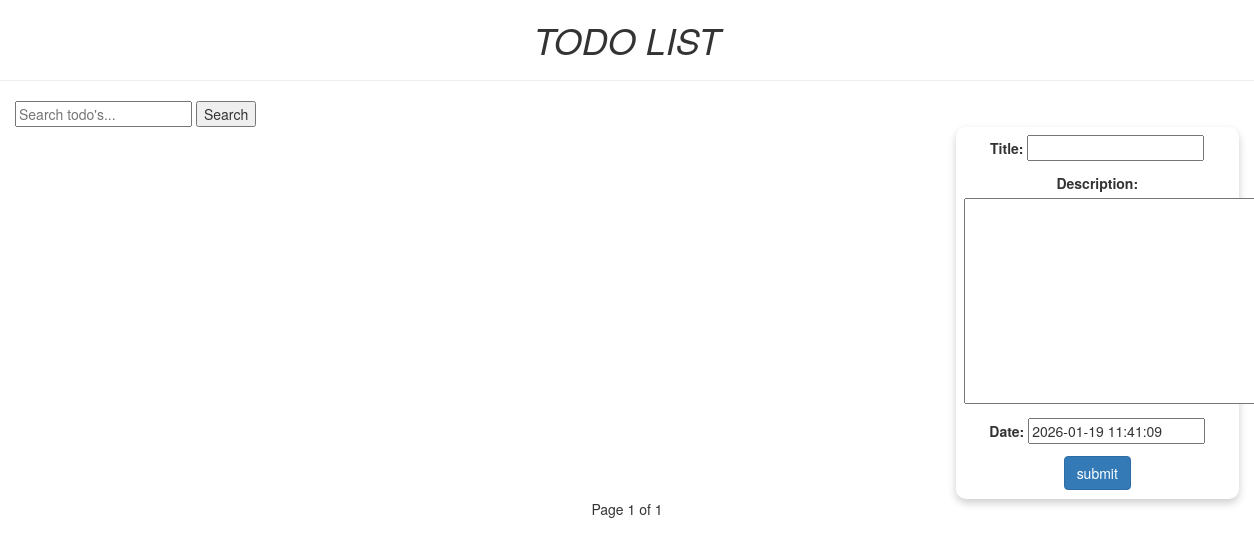
The page /todo_list/ on the database as committed earlier.
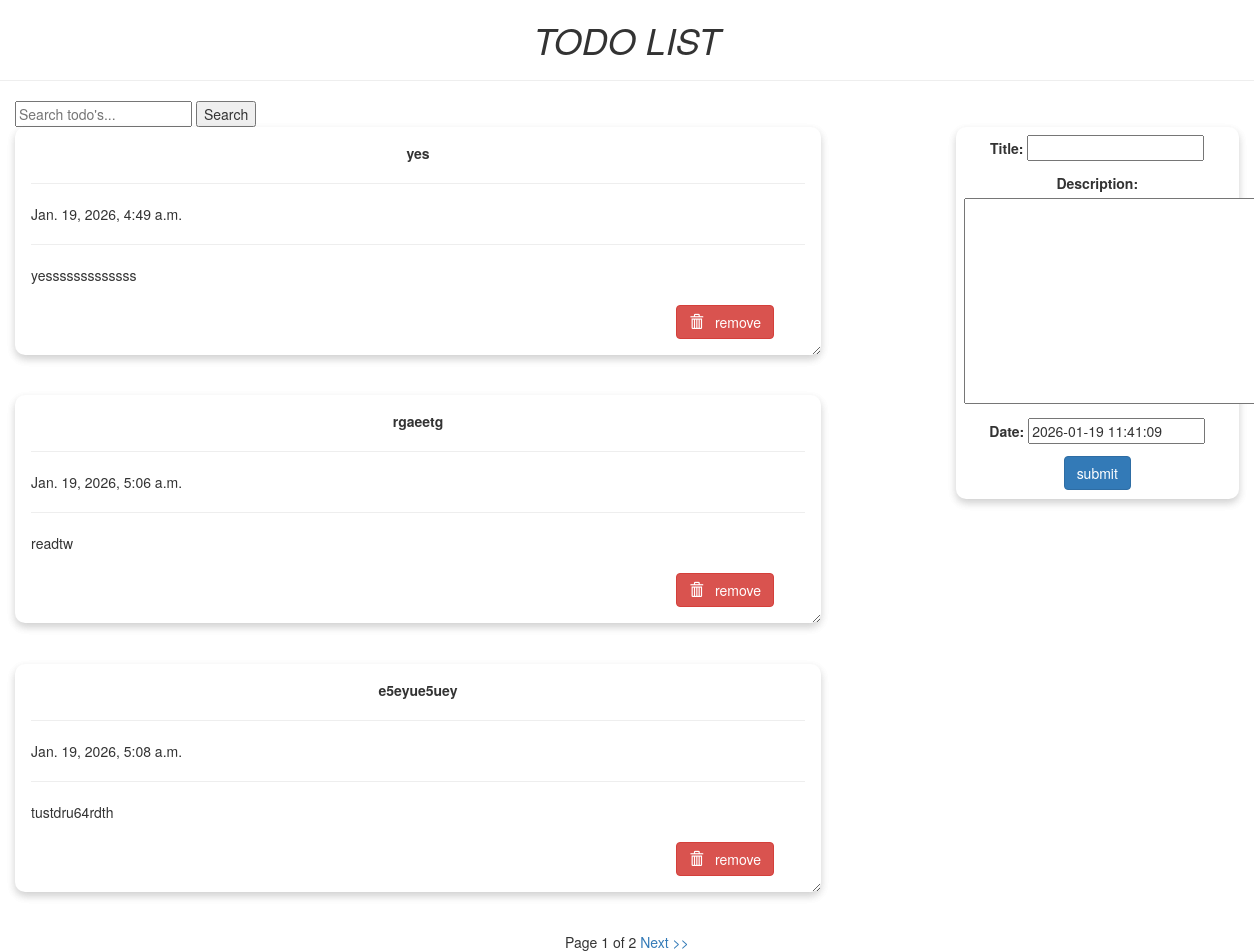
The same page on the database as committed later.
### todoapp/models.py (models this page shows, shortened)
class Todo(models.Model):
    title = models.CharField(max_length=100)
    description = models.TextField()
    date = models.DateTimeField(default=timezone.now)
    updated_at = models.DateTimeField(auto_now=True)

### todoapp/views.py (the view)
# urls.py: path('todo_list/', views.todo_page, name='todo_list'),
def todo_page(request):
    item_list = Todo.objects.order_by('-date')
    query = request.GET.get('q')
    if query:
        item_list = Todo.objects.filter(
            Q(title__icontains=query) | Q(description__icontains=query)
        )
    else:
        item_list = Todo.objects.all()
    p = Paginator(item_list, 3)
    page_number = request.GET.get('page')
    page_obj = p.get_page(page_number)
    if request.method == 'POST':
        form = TodoForm(request.POST)
        if form.is_valid():
            form.save()
            return redirect('todo_list')
    form = TodoForm()
    page = {
        "forms" : form,
        "title" : "Todo List",
        "page_obj": page_obj,
        "query": query
    }
    return render(request, 'todoapp/todo_list.html', page)

### todoapp/forms.py
class TodoForm(forms.ModelForm):
    class Meta:
        model = Todo
        fields = ['title', 'description', 'date']

### todoapp/templates/todoapp/todo_list.html (shortened to what this page needs)
<!doctype html>
<html lang="en" dir="ltr">
  <head>
    <link
      rel="stylesheet"
      href="https://maxcdn.bootstrapcdn.com/bootstrap/3.3.7/css/bootstrap.min.css"
    />
  </head>
  <body class="container-fluid">
    <center class="row">
      <h1><i>TODO LIST</i></h1>
      <hr />
    </center>
    <form method="get" action="">
      <input type="text" name="q" placeholder="Search todo's..." />
      <button type="submit">Search</button>
    </form>
    <div class="row">
      <div class="col-md-8">
        {% for i in page_obj %}
        <div class="card">
          <center><b>{{i.title}}</b></center>
          <hr />
          {{i.date}}
          <hr />
          {{i.description}}
          <br />
          <br />
          <form
            action="{% url 'del' i.id %}"
            method="POST"
            style="padding-right: 4%; padding-bottom: 3%"
          >
            <button
              value="remove"
              type="submit"
              class="btn btn-danger"
              style="float: right"
            >
              <span class="glyphicon glyphicon-trash"></span> &nbsp; remove
            </button>
          </form>
        </div>
        {% endfor%}
      </div>
      <div class="col-md-1"></div>
      <div class="col-md-3">
        <div class="submit_form">
          <form method="POST">
            {% csrf_token %} {{forms.as_p}}
            <center>
              <input type="submit" class="btn btn-primary" value="submit" />
            </center>
          </form>
        </div>
      </div>
    </div>
    <center>
      <span>Page {{page_obj.number}} of {{page_obj.paginator.num_pages}}</span>
      {%if page_obj.has_next %}
      <a href="?page={{page_obj.next_page_number}}">Next >></a> {% endif %}
    </center>
  </body>
</html>

Rows that differ between the two databases and show on the page:
added Todo: title "yes", date "Jan. 19, 2026, 4:49 a.m.", description "yesssssssssssss"
added Todo: title "rgaeetg", date "Jan. 19, 2026, 5:06 a.m.", description "readtw"
added Todo: title "e5eyue5uey", date "Jan. 19, 2026, 5:08 a.m.", description "tustdru64rdth"
Other text that changed with them:
{{ page_obj.paginator.num_pages }}: "1" → "2"
text now shown: "Next >>"
